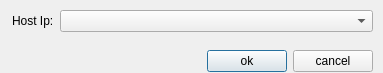
<?xml version="1.0" encoding="UTF-8"?>
<ui version="4.0">
 <class>creat</class>
 <widget class="QDialog" name="creat">
  <property name="geometry">
   <rect>
    <x>0</x>
    <y>0</y>
    <width>383</width>
    <height>73</height>
   </rect>
  </property>
  <property name="windowTitle">
   <string>Dialog</string>
  </property>
  <widget class="QWidget" name="layoutWidget">
   <property name="geometry">
    <rect>
     <x>12</x>
     <y>10</y>
     <width>361</width>
     <height>62</height>
    </rect>
   </property>
   <layout class="QGridLayout" name="gridLayout_2">
    <item row="0" column="0">
     <layout class="QFormLayout" name="formLayout">
      <item row="0" column="0">
       <widget class="QLabel" name="label">
        <property name="text">
         <string>Host Ip:</string>
        </property>
       </widget>
      </item>
      <item row="0" column="1">
       <widget class="QComboBox" name="comboBox"/>
      </item>
     </layout>
    </item>
    <item row="1" column="0">
     <layout class="QGridLayout" name="gridLayout">
      <item row="0" column="0">
       <spacer name="horizontalSpacer">
        <property name="orientation">
         <enum>Qt::Horizontal</enum>
        </property>
        <property name="sizeHint" stdset="0">
         <size>
          <width>40</width>
          <height>20</height>
         </size>
        </property>
       </spacer>
      </item>
      <item row="0" column="1">
       <widget class="QPushButton" name="pushButton">
        <property name="text">
         <string>ok</string>
        </property>
       </widget>
      </item>
      <item row="0" column="2">
       <widget class="QPushButton" name="pushButton_2">
        <property name="text">
         <string>cancel</string>
        </property>
       </widget>
      </item>
     </layout>
    </item>
   </layout>
  </widget>
 </widget>
 <resources/>
 <connections/>
</ui>
